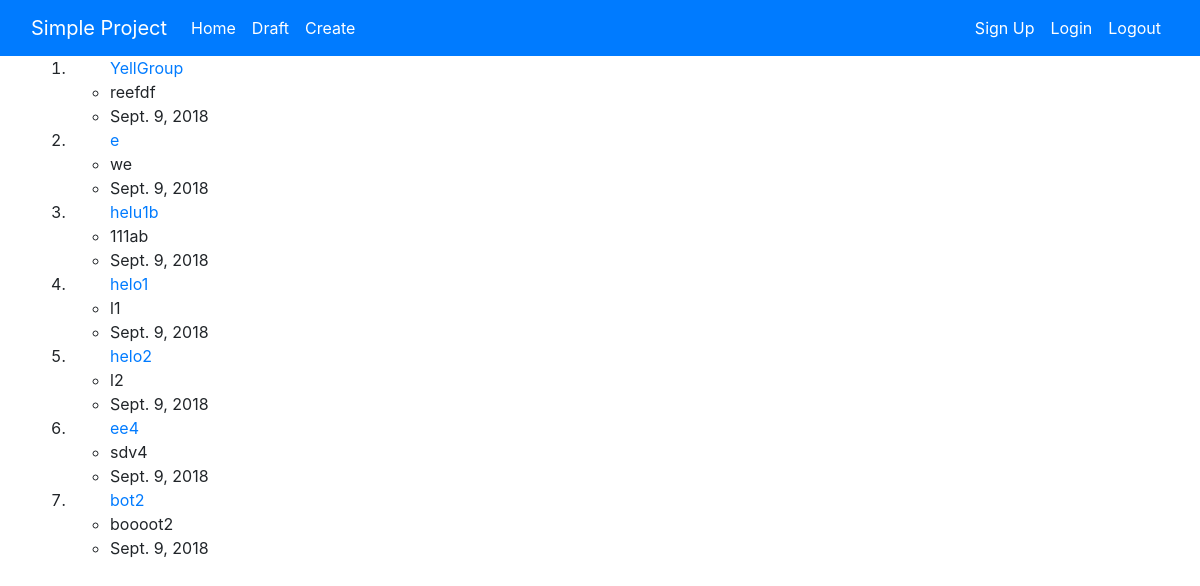
The page / on the database its author committed.
### blog/models.py (models this page shows, shortened)
class Post(models.Model):
    user = models.ForeignKey('auth.User', on_delete=models.CASCADE)
    name = models.CharField(max_length=256)
    description = models.TextField(max_length=1000)
    date_publish = models.DateField(blank=True, null=True)

### blog/views.py (the view)
# urls.py: url(r'^$',views.PostListView.as_view(),name="post_list"),
class PostListView(generic.ListView):
    model = Post
    def get_queryset(self):
        return Post.objects.filter(date_publish__isnull=False).order_by('date_publish')

### blog/templates/blog/post_list.html
{% extends 'blog/base.html' %}
{% block content %}
<ol>
    {% for post in post_list %}
        <li>
            <ul>
                <a href="{% url 'blog:detail_post' post.id %}">{{post.name}}</a>
                <li>{{ post.description }}</li>
                {% if post.date_publish %}
                    <li>{{ post.date_publish }}</li>
                {% endif %}
            </ul>
        </li>
    {% empty %}
        <i>There is no post to show</i>
    {% endfor %}
</ol>
{% endblock %}

### blog/templates/blog/base.html (shortened to what this page needs)
<!doctype html>
{% load staticfiles %}
<html lang="en">
  <head>
    <link rel="stylesheet" href="https://stackpath.bootstrapcdn.com/bootstrap/4.1.3/css/bootstrap.min.css">
    <link rel="stylesheet" href="{% static 'css/blog.css' %}">
  </head>
  <body>
    <nav class="navbar navbar-expand-lg navbar-dark bg-primary">
        <div class="container-fluid">
        <a class="navbar-brand" href="{% url 'blog:post_list' %}">Simple Project</a>
        <div class="collapse navbar-collapse" id="navbarSupportedContent">
          <ul class="navbar-nav mr-auto">
            <li class="nav-item active">
              <a class="nav-link" href="{% url 'blog:post_list' %}">Home <span class="sr-only">(current)</span></a>
            </li>
            <li class="nav-item active">
              <a class="nav-link" href="{% url 'blog:post_list_draft' %}">Draft</a>
            </li>
            <li class="nav-item active">
              <a class="nav-link" href="{% url 'blog:create_post' %}">Create</a>
            </li>
          </ul>
          <ul class="navbar-nav">
            <li class="nav-item active"><a href="{% url 'signup' %}" class="nav-link">Sign Up</a></li>
            <li class="nav-item active"><a href="{% url 'login' %}" class="nav-link">Login</a></li>
            <li class="nav-item active"><a href="{% url 'logout' %}?next={% url 'blog:post_list' %}" class="nav-link">Logout</a></li>
          </ul>
        </div>
        </div>
      </nav>
    <div class="content container">
        <div class="row">
            <div class="blog_posts">
                {% block content %}
                {% endblock %}
            </div>
        </div>
    </div>
</body>
</html>

### rows shown on the page
Post: name "YellGroup", description "reefdf", date_publish "Sept. 9, 2018"
Post: name "e", description "we", date_publish "Sept. 9, 2018"
Post: name "helu1b", description "111ab", date_publish "Sept. 9, 2018"
Post: name "helo1", description "l1", date_publish "Sept. 9, 2018"
Post: name "helo2", description "l2", date_publish "Sept. 9, 2018"
Post: name "ee4", description "sdv4", date_publish "Sept. 9, 2018"
Post: name "bot2", description "boooot2", date_publish "Sept. 9, 2018"
